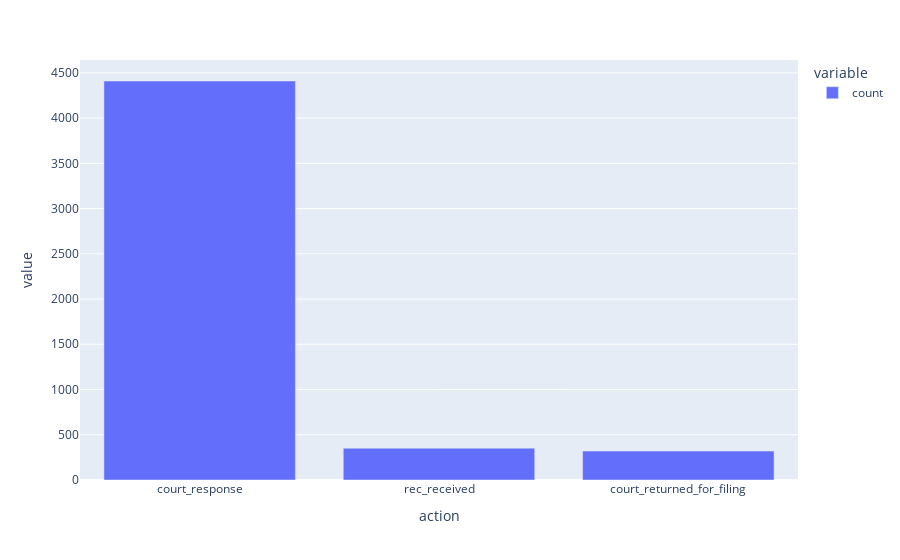

Write notebook code for a chart like this one.
### Code cell
# Number of emails with actions 
emails_df["action"].value_counts().plot(kind="bar")

### Figure 1 — Plotly figure (JSON) as saved in the notebook; plotly's stock layout.template omitted (floating-point values rounded to 4 significant figures)
{"data": [{"alignmentgroup": "True", "hovertemplate": "variable=count<br>action=%{x}<br>value=%{y}<extra></extra>", "legendgroup": "count", "marker": {"color": "#636efa", "pattern": {"shape": ""}}, "name": "count", "offsetgroup": "count", "orientation": "v", "showlegend": true, "textposition": "auto", "type": "bar", "x": ["court_response", "rec_received", "court_returned_for_filing"], "xaxis": "x", "y": [4410, 352, 320], "yaxis": "y"}], "layout": {"barmode": "relative", "legend": {"title": {"text": "variable"}, "tracegroupgap": 0}, "margin": {"t": 60}, "xaxis": {"anchor": "y", "domain": [0, 1], "title": {"text": "action"}}, "yaxis": {"anchor": "x", "domain": [0, 1], "title": {"text": "value"}}}}
